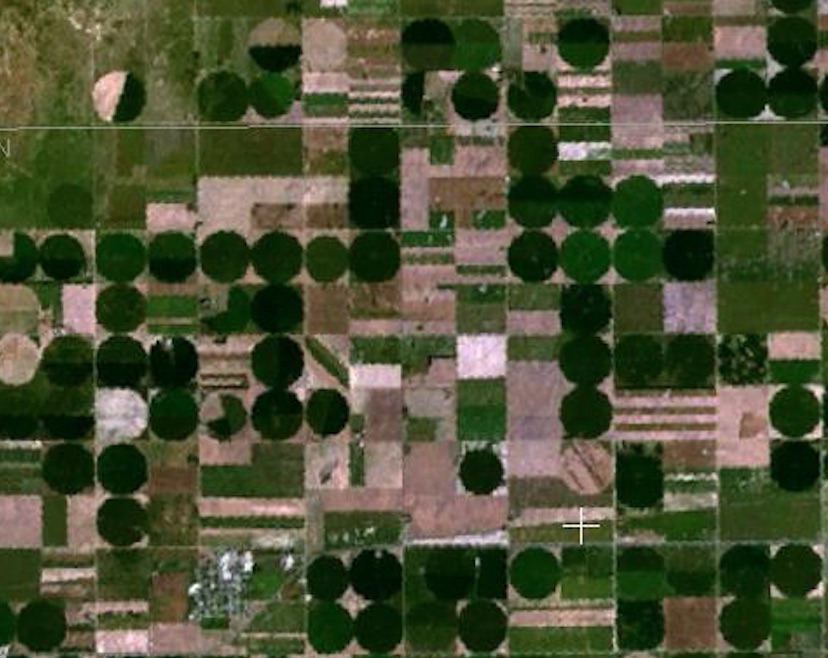
#> input picture 1_2_Convolutional_Filters_Edge_Detection/images/round_farms.jpg, 828 x 658 px, found by its file name
$ jupyter execute '2. Hough circles, agriculture.ipynb'   (shell and % lines are left out)
#> lines starting #> are read from the running program, lines starting #| are printed output that depends on the picture; after the words box and inside, x2 and y2 are one past the last pixel; in counts of white or black regions, pixels touching at a corner belong together
## Hough Circle Detection

[cell 1]
import numpy as np
import matplotlib.pyplot as plt
import cv2

[cell 2]
# Read in the image
image = cv2.imread('images/round_farms.jpg')
#> image is the input picture: shape (658, 828, 3); mean B, G, R 53.6, 81.1, 76.2

# Change color to RGB (from BGR)
image = cv2.cvtColor(image, cv2.COLOR_BGR2RGB)

plt.imshow(image)

[cell 3]
# Gray and blur
gray = cv2.cvtColor(image,cv2.COLOR_BGR2GRAY)
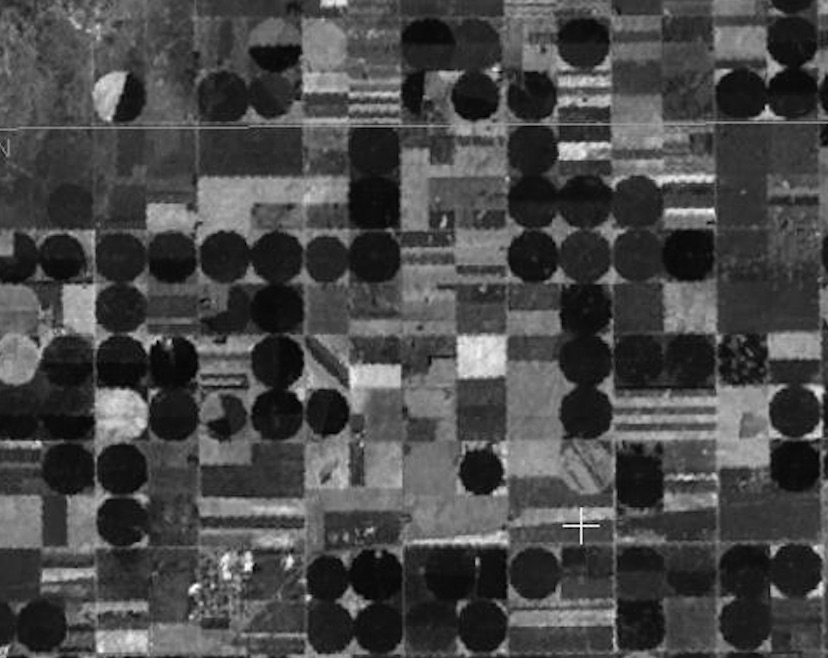
#> gray: shape (658, 828); min 0, max 255, mean 72.4

gray_blur = cv2.GaussianBlur(gray, (3, 3), 0)

plt.imshow(gray_blur, cmap='gray')

### HoughCircles function

`HoughCircles` takes in a few things as its arguments:
* an input image, detection method (Hough gradient), resolution factor between the detection and image (1),
* minDist - the minimum distance between circles
* param1 - the higher value for performing Canny edge detection
* param2 - threshold for circle detection, a smaller value --> more circles will be detected
* min/max radius for detected circles

The variable you should change will be the last two: min/max radius for detected circles. Take a look at the image above and estimate how many pixels the average circle is in diameter; use this estimate to provide values for min/max arguments. You may also want to see what happens if you change minDist.

[cell 4]
# for drawing circles on
circles_im = np.copy(image)

## TODO: use HoughCircles to detect circles
# right now there are too many, large circles being detected
# try changing the value of maxRadius, minRadius, and minDist
circles = cv2.HoughCircles(gray_blur, cv2.HOUGH_GRADIENT, 1,
                           minDist=40,
                           param1=70,
                           param2=11,
                           minRadius=20,
                           maxRadius=28)
#> circles = 122 rows, first 8: [427.5, 44.5, 27.4], [474.5, 95.5, 25.2], [222.5, 255.5, 27.4], [61.5, 256.5, 22.9], [226.5, 415.5, 27.4], [277.5, 360.5, 27.4], [121.5, 520.5, 26.3], [375.5, 255.5, 27.4]

# convert circles into expected type
circles = np.uint16(np.around(circles))
#> circles = 122 rows, first 8: [428, 44, 27], [474, 96, 25], [222, 256, 27], [62, 256, 23], [226, 416, 27], [278, 360, 27], [122, 520, 26], [376, 256, 27]
# draw each one
for i in circles[0,:]:
    # draw the outer circle
    cv2.circle(circles_im,(i[0],i[1]),i[2],(0,255,0),2)
    # draw the center of the circle
    cv2.circle(circles_im,(i[0],i[1]),2,(0,0,255),3)
#> this loop made 122 passes
#> i on passes 1 to 12: [428, 44, 27], [474, 96, 25], [222, 256, 27], [62, 256, 23], [226, 416, 27], [278, 360, 27], [122, 520, 26], [376, 256, 27], [584, 42, 27], [534, 572, 25], [68, 362, 27], [740, 96, 27]
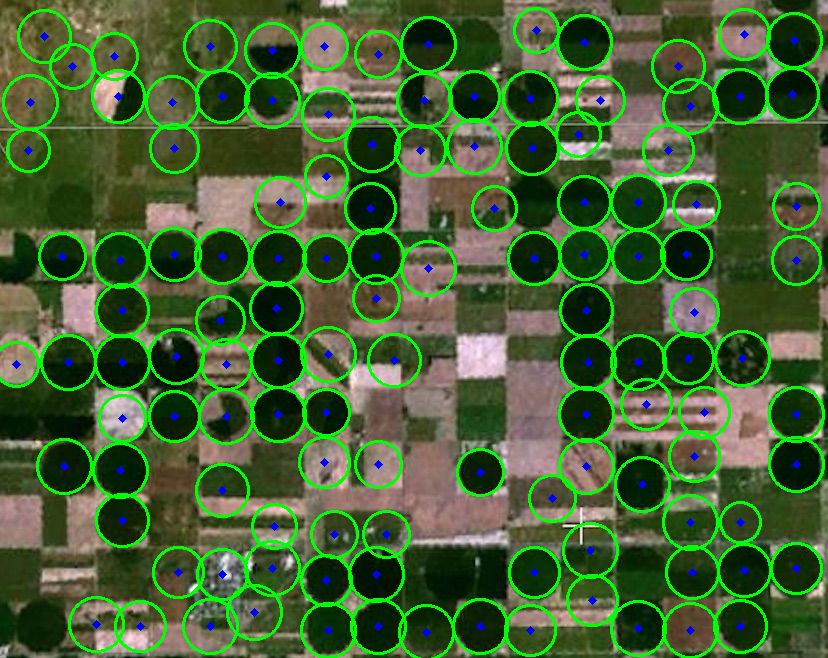
#> circles_im: shape (658, 828, 3); mean R, G, B 67.5, 98.1, 49.6

plt.imshow(circles_im)

print('Circles shape: ', circles.shape)
#| Circles shape:  (1, 122, 3)

$ run again, with 1_2_Convolutional_Filters_Edge_Detection/images/birds.jpg copied over 1_2_Convolutional_Filters_Edge_Detection/images/round_farms.jpg
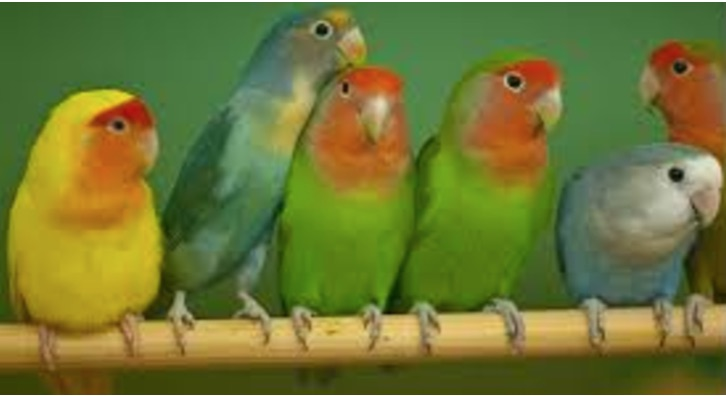
#> input picture 1_2_Convolutional_Filters_Edge_Detection/images/birds.jpg, 726 x 396 px, found by its file name
#> image is the input picture: shape (396, 726, 3); mean B, G, R 52.2, 118.2, 111.1
#> `gray = cv2.cvtColor(image,cv2.COLOR_BGR2GRAY)`:
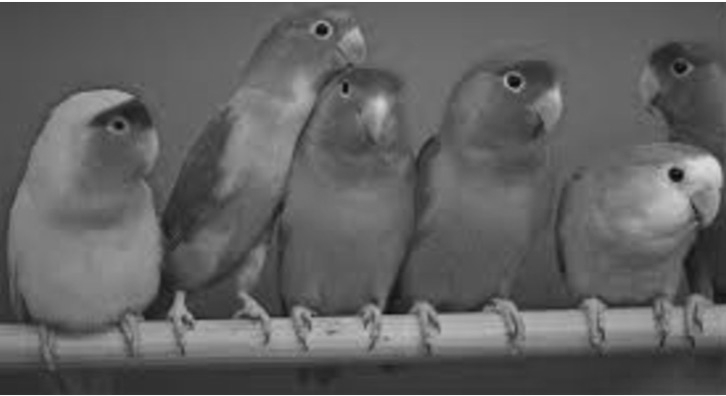
#> gray: shape (396, 726); min 7, max 255, mean 97.7
#> `circles = cv2.HoughCircles(gray_blur, cv2.HOUGH_GRADIENT, 1, minDist=4..`: circles = [[694.5, 177.5, 27.4], [395.5, 331.5, 25.2], [490.5, 329.5, 27.4], [158.5, 326.5, 26.3], [283.5, 328.5, 20.7], [241.5, 336.5, 22.9], [707.5, 313.5, 21.7], [342.5, 105.5, 25.2], [111.5, 136.5, 27.4], [440.5, 163.5, 25.2], [274.5, 59.5, 22.7]]
#> `circles = np.uint16(np.around(circles))`: circles = [[694, 178, 27], [396, 332, 25], [490, 330, 27], [158, 326, 26], [284, 328, 21], [242, 336, 23], [708, 314, 22], [342, 106, 25], [112, 136, 27], [440, 164, 25], [274, 60, 23]]
#> the loop `for i in circles[0,:]:` made 11 passes
#> after the loop `for i in circles[0,:]:`:
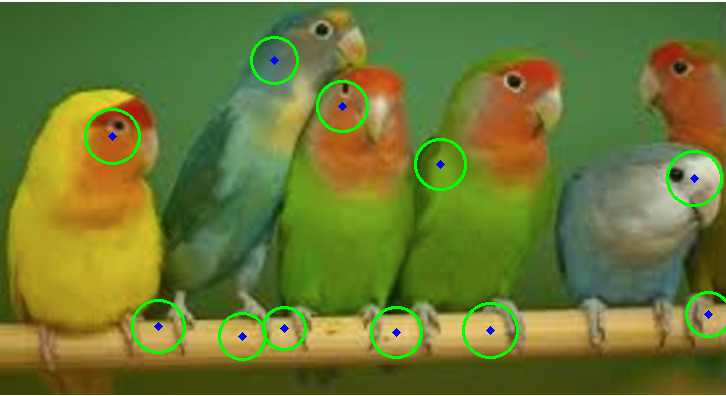
#> circles_im: shape (396, 726, 3); mean R, G, B 108.4, 120.3, 51.4
#| Circles shape:  (1, 11, 3)

$ run again, with 1_2_Convolutional_Filters_Edge_Detection/images/brain_MR.jpg copied over 1_2_Convolutional_Filters_Edge_Detection/images/round_farms.jpg
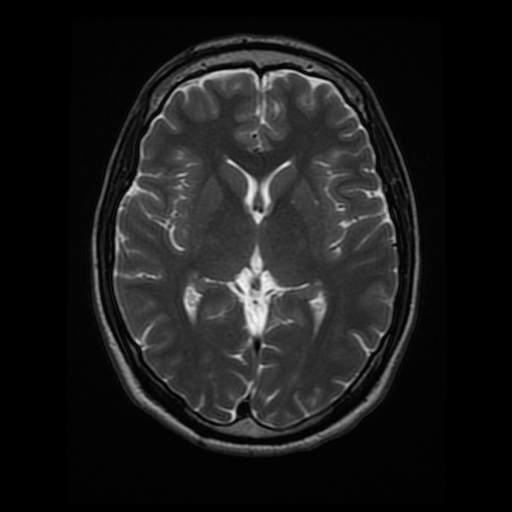
#> input picture 1_2_Convolutional_Filters_Edge_Detection/images/brain_MR.jpg, 512 x 512 px, found by its file name
#> image is the input picture: shape (512, 512, 3); min 0, max 247, mean 26.9
#> `circles = cv2.HoughCircles(gray_blur, cv2.HOUGH_GRADIENT, 1, minDist=4..`: circles = 28 rows, first 8: [221.5, 398.5, 27.4], [287.5, 94.5, 25.2], [140.5, 212.5, 23], [191.5, 110.5, 27.4], [357.5, 210.5, 27.4], [338.5, 97.5, 25.2], [347.5, 354.5, 27.4], [164.5, 149.5, 25.2]
#> `circles = np.uint16(np.around(circles))`: circles = 28 rows, first 8: [222, 398, 27], [288, 94, 25], [140, 212, 23], [192, 110, 27], [358, 210, 27], [338, 98, 25], [348, 354, 27], [164, 150, 25]
#> the loop `for i in circles[0,:]:` made 28 passes
#> after the loop `for i in circles[0,:]:`:
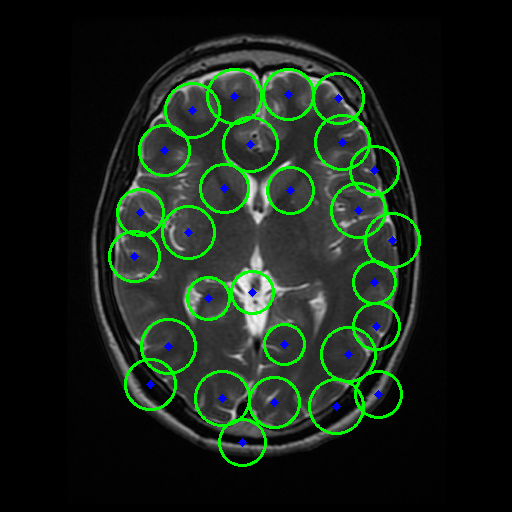
#> circles_im: shape (512, 512, 3); 5.27% of pixels changed, all inside (x1, y1, x2, y2) = (108, 68, 421, 467)
#| Circles shape:  (1, 28, 3)

$ run again, with 1_2_Convolutional_Filters_Edge_Detection/images/city_hall.jpg copied over 1_2_Convolutional_Filters_Edge_Detection/images/round_farms.jpg
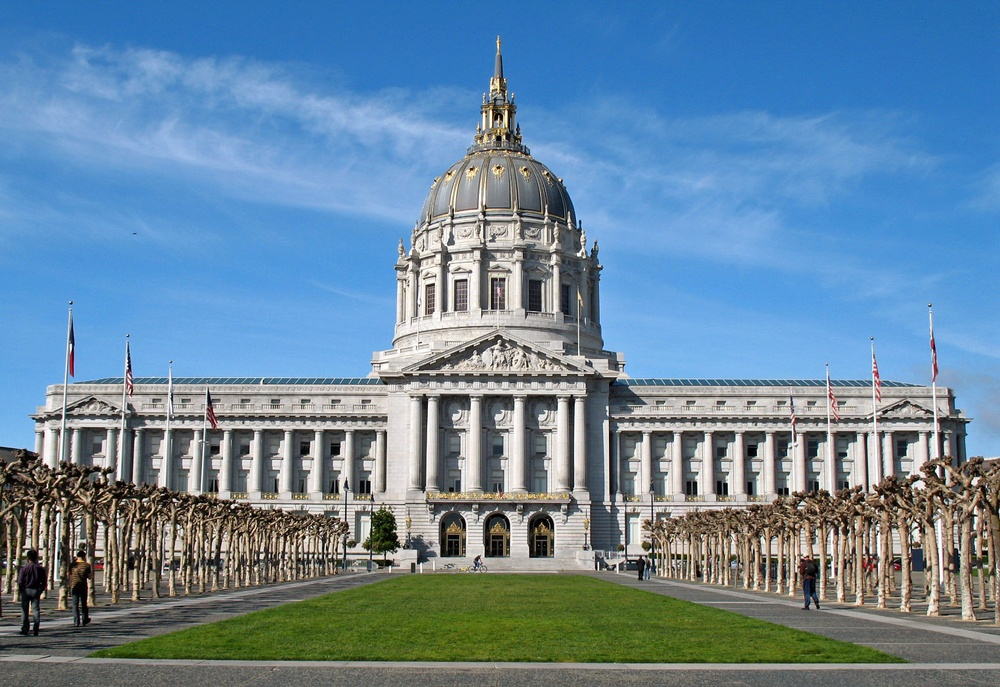
#> input picture 1_2_Convolutional_Filters_Edge_Detection/images/city_hall.jpg, 1000 x 687 px, shrunk from 1524 x 1047 before the run, found by its file name
#> image is the input picture: shape (687, 1000, 3); mean B, G, R 158.6, 135, 104.5
#> `gray = cv2.cvtColor(image,cv2.COLOR_BGR2GRAY)`:
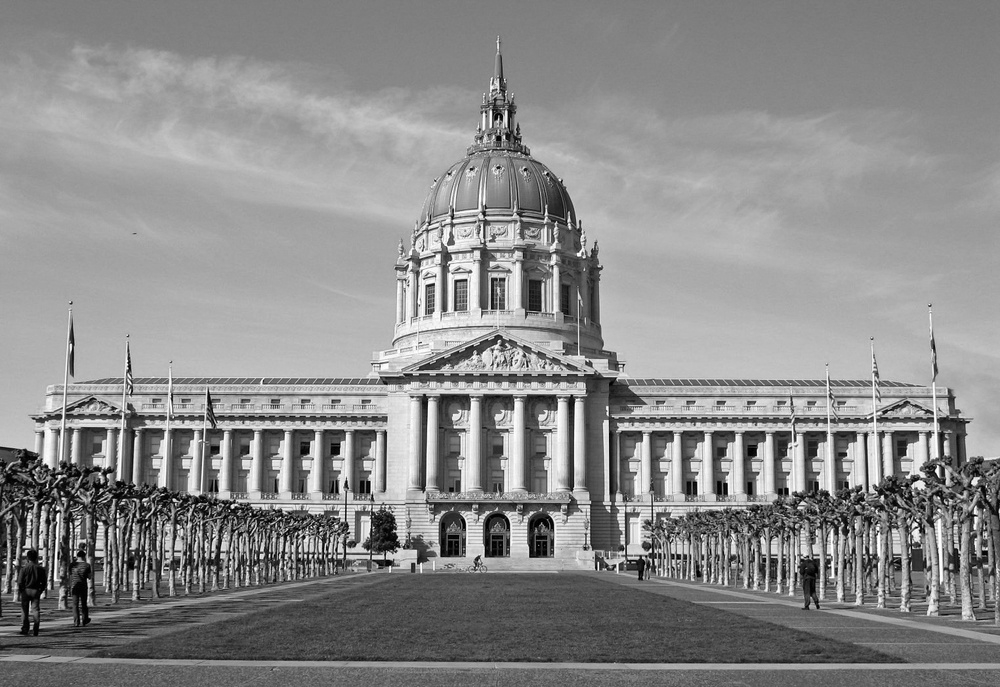
#> gray: shape (687, 1000); min 0, max 255, mean 138.6
#> `circles = cv2.HoughCircles(gray_blur, cv2.HOUGH_GRADIENT, 1, minDist=4..`: circles = 116 rows, first 8: [315.5, 535.5, 27.4], [717.5, 549.5, 27.4], [217.5, 543.5, 27.4], [881.5, 517.5, 27.4], [257.5, 549.5, 27.4], [168.5, 535.5, 27.4], [636.5, 529.5, 27.4], [819.5, 548.5, 27.4]
#> `circles = np.uint16(np.around(circles))`: circles = 116 rows, first 8: [316, 536, 27], [718, 550, 27], [218, 544, 27], [882, 518, 27], [258, 550, 27], [168, 536, 27], [636, 530, 27], [820, 548, 27]
#> the loop `for i in circles[0,:]:` made 116 passes
#> after the loop `for i in circles[0,:]:`:
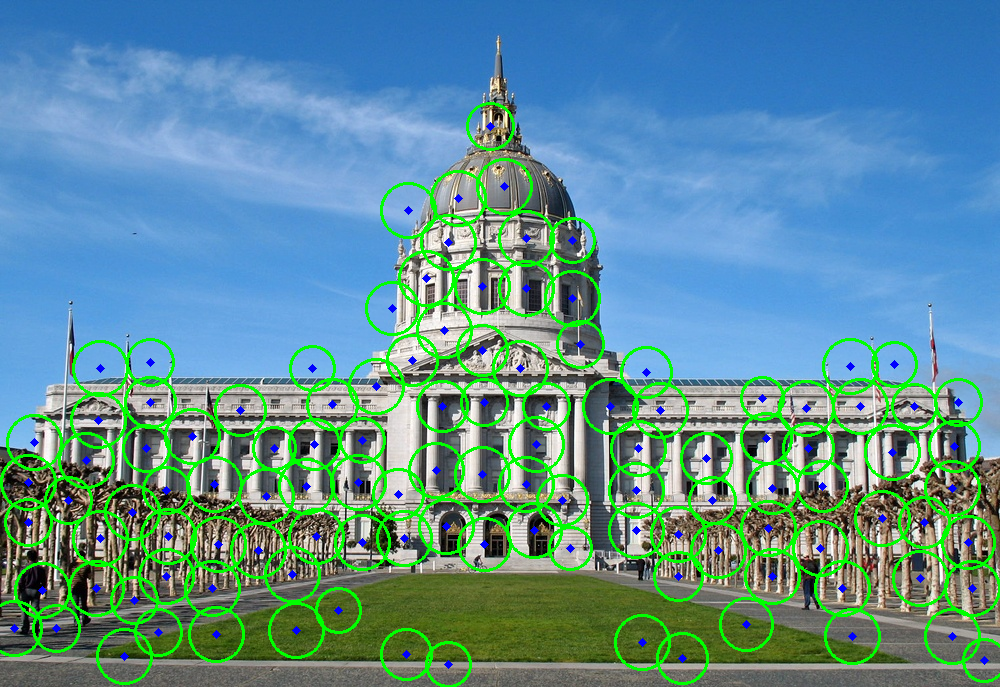
#> circles_im: shape (687, 1000, 3); mean R, G, B 93.8, 144, 150.2
#| Circles shape:  (1, 116, 3)
